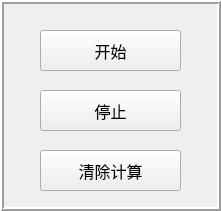
       <widget class="QFrame" name="frame_12">
        <property name="geometry">
         <rect>
          <x>20</x>
          <y>30</y>
          <width>221</width>
          <height>211</height>
         </rect>
        </property>
        <property name="frameShape">
         <enum>QFrame::Box</enum>
        </property>
        <property name="frameShadow">
         <enum>QFrame::Raised</enum>
        </property>
        <property name="lineWidth">
         <number>2</number>
        </property>
        <widget class="QPushButton" name="pushButton_WMA__START">
         <property name="geometry">
          <rect>
           <x>40</x>
           <y>30</y>
           <width>141</width>
           <height>41</height>
          </rect>
         </property>
         <property name="font">
          <font>
           <family>黑体</family>
           <pointsize>12</pointsize>
          </font>
         </property>
         <property name="text">
          <string>开始</string>
         </property>
        </widget>
        <widget class="QPushButton" name="pushButton_WMA__STOP">
         <property name="geometry">
          <rect>
           <x>40</x>
           <y>90</y>
           <width>141</width>
           <height>41</height>
          </rect>
         </property>
         <property name="font">
          <font>
           <family>黑体</family>
           <pointsize>12</pointsize>
          </font>
         </property>
         <property name="text">
          <string>停止</string>
         </property>
        </widget>
        <widget class="QPushButton" name="pushButton_WMA__CLEAR">
         <property name="geometry">
          <rect>
           <x>40</x>
           <y>150</y>
           <width>141</width>
           <height>41</height>
          </rect>
         </property>
         <property name="font">
          <font>
           <family>黑体</family>
           <pointsize>12</pointsize>
          </font>
         </property>
         <property name="text">
          <string>清除计算</string>
         </property>
        </widget>
       </widget>
